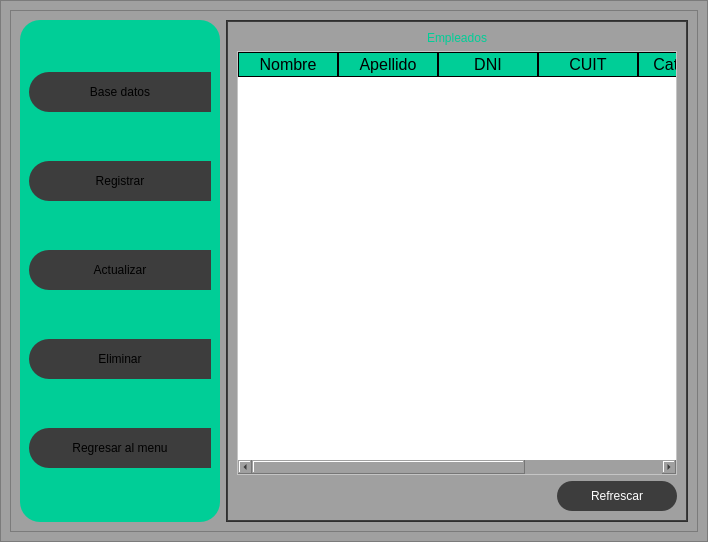
<?xml version="1.0" encoding="UTF-8"?>
<ui version="4.0">
 <class>MainWindow</class>
 <widget class="QMainWindow" name="MainWindow">
  <property name="geometry">
   <rect>
    <x>0</x>
    <y>0</y>
    <width>708</width>
    <height>542</height>
   </rect>
  </property>
  <property name="windowTitle">
   <string>MainWindow</string>
  </property>
  <widget class="QWidget" name="centralwidget">
   <layout class="QVBoxLayout" name="verticalLayout" stretch="1">
    <property name="spacing">
     <number>0</number>
    </property>
    <property name="leftMargin">
     <number>0</number>
    </property>
    <property name="topMargin">
     <number>0</number>
    </property>
    <property name="rightMargin">
     <number>0</number>
    </property>
    <property name="bottomMargin">
     <number>0</number>
    </property>
    <item>
     <widget class="QFrame" name="frame">
      <property name="styleSheet">
       <string notr="true">background-color: rgb(160, 160, 160);</string>
      </property>
      <property name="frameShape">
       <enum>QFrame::StyledPanel</enum>
      </property>
      <property name="frameShadow">
       <enum>QFrame::Raised</enum>
      </property>
      <layout class="QVBoxLayout" name="verticalLayout_2" stretch="8">
       <item>
        <widget class="QFrame" name="frame_contenido">
         <property name="frameShape">
          <enum>QFrame::StyledPanel</enum>
         </property>
         <property name="frameShadow">
          <enum>QFrame::Raised</enum>
         </property>
         <layout class="QHBoxLayout" name="horizontalLayout">
          <item>
           <widget class="QFrame" name="frame_control">
            <property name="minimumSize">
             <size>
              <width>200</width>
              <height>0</height>
             </size>
            </property>
            <property name="maximumSize">
             <size>
              <width>0</width>
              <height>16777215</height>
             </size>
            </property>
            <property name="styleSheet">
             <string notr="true">QFrame {
background-color: rgb(0, 206, 151);
border-radius: 20%;
}

QPushButton{
background-color: rgb(61, 61, 61);
border-top-left-radius: 20px;
border-bottom-left-radius: 20px;
color: rgb(0, 0, 0);
font: 77.10px &quot;Arial Black&quot;;
}

QPushButton:hover {
background-color: rgb(0, 0, 0);
border-top-left-radius: 20px;
border-bottom-left-radius: 20px;
color: rgb(255, 255, 255);
font: 77.10px &quot;Arial Black&quot;;
}
</string>
            </property>
            <property name="frameShape">
             <enum>QFrame::StyledPanel</enum>
            </property>
            <property name="frameShadow">
             <enum>QFrame::Raised</enum>
            </property>
            <layout class="QVBoxLayout" name="verticalLayout_3">
             <item>
              <widget class="QPushButton" name="bt_datos">
               <property name="minimumSize">
                <size>
                 <width>0</width>
                 <height>40</height>
                </size>
               </property>
               <property name="text">
                <string>Base datos</string>
               </property>
               <property name="icon">
                <iconset>
                 <normaloff>../../img/imgRegistroPersona/basa.png</normaloff>../../img/imgRegistroPersona/basa.png</iconset>
               </property>
               <property name="iconSize">
                <size>
                 <width>25</width>
                 <height>25</height>
                </size>
               </property>
              </widget>
             </item>
             <item>
              <widget class="QPushButton" name="bt_registrar">
               <property name="minimumSize">
                <size>
                 <width>0</width>
                 <height>40</height>
                </size>
               </property>
               <property name="text">
                <string>Registrar</string>
               </property>
               <property name="icon">
                <iconset>
                 <normaloff>../../img/imgRegistroPersona/registrar.png</normaloff>../../img/imgRegistroPersona/registrar.png</iconset>
               </property>
               <property name="iconSize">
                <size>
                 <width>25</width>
                 <height>25</height>
                </size>
               </property>
              </widget>
             </item>
             <item>
              <widget class="QPushButton" name="bt_actualizar">
               <property name="minimumSize">
                <size>
                 <width>0</width>
                 <height>40</height>
                </size>
               </property>
               <property name="text">
                <string>Actualizar</string>
               </property>
               <property name="icon">
                <iconset>
                 <normaloff>../../img/imgRegistroPersona/actualizar.png</normaloff>../../img/imgRegistroPersona/actualizar.png</iconset>
               </property>
               <property name="iconSize">
                <size>
                 <width>25</width>
                 <height>25</height>
                </size>
               </property>
              </widget>
             </item>
             <item>
              <widget class="QPushButton" name="bt_eliminar_2">
               <property name="minimumSize">
                <size>
                 <width>0</width>
                 <height>40</height>
                </size>
               </property>
               <property name="text">
                <string>Eliminar</string>
               </property>
               <property name="icon">
                <iconset>
                 <normaloff>../../img/imgRegistroPersona/basura (3).png</normaloff>../../img/imgRegistroPersona/basura (3).png</iconset>
               </property>
               <property name="iconSize">
                <size>
                 <width>25</width>
                 <height>25</height>
                </size>
               </property>
              </widget>
             </item>
             <item>
              <widget class="QPushButton" name="pushButton">
               <property name="minimumSize">
                <size>
                 <width>0</width>
                 <height>40</height>
                </size>
               </property>
               <property name="text">
                <string>  Regresar al menu  </string>
               </property>
               <property name="icon">
                <iconset>
                 <normaloff>../../img/imgRegistroPersona/regresar_menu.png</normaloff>../../img/imgRegistroPersona/regresar_menu.png</iconset>
               </property>
               <property name="iconSize">
                <size>
                 <width>25</width>
                 <height>25</height>
                </size>
               </property>
              </widget>
             </item>
            </layout>
           </widget>
          </item>
          <item>
           <widget class="QFrame" name="frame_paguina">
            <property name="styleSheet">
             <string notr="true">QFrame {
background-color: rgb(61, 61 , 61);
}

QLabel{
font: 87 12pt &quot;Arial Black&quot;;
background-color: #000000ff;
color: rgb(0, 206, 151);
border: 0px sold #14C8DC;
}

QLineEdit{
border: 0px;
color: rgb(255, 255, 255);
border-bottom: 2px solid rgb(61, 61, 61);
font: 75 12pt &quot;Times New Roman&quot;;
}

QPushButton{
background-color: rgb(61, 61, 61);
border-radius: 15px;
color: rgb(255, 255, 255);
font: 77 10pt &quot;Arial Black&quot;;
}

QPushButton:hover{
background-color: rgb(0, 206, 151);
border-radius: 15px;
color: rgb(0, 0, 0);
font: 77 10pt &quot;Arial Black&quot;;;
}

QTableWidget{
background-color: rgb(255, 255, 255);
color: rgb(0 , 0, 0);
gridline-color: rgb(0, 206, 151);
font-size: 12pt;
color: #000000;
}

QHeaderView::section{
background-color: rgb(0, 206, 151);
border: 1px solid rgb(0, 0, 0);
font-size:12pt;
}

QTableWidget QTableCornerButton::section {
background-color: rgb(0, 0, 0);
border: 1px solid rgb(0, 206, 151);
}</string>
            </property>
            <property name="frameShape">
             <enum>QFrame::StyledPanel</enum>
            </property>
            <property name="frameShadow">
             <enum>QFrame::Raised</enum>
            </property>
            <layout class="QVBoxLayout" name="verticalLayout_4">
             <property name="spacing">
              <number>0</number>
             </property>
             <property name="leftMargin">
              <number>1</number>
             </property>
             <property name="topMargin">
              <number>1</number>
             </property>
             <property name="rightMargin">
              <number>1</number>
             </property>
             <property name="bottomMargin">
              <number>1</number>
             </property>
             <item>
              <widget class="QStackedWidget" name="stackedWidget">
               <widget class="QWidget" name="page_base">
                <layout class="QVBoxLayout" name="verticalLayout_5">
                 <item>
                  <widget class="QLabel" name="label">
                   <property name="text">
                    <string>Empleados</string>
                   </property>
                   <property name="alignment">
                    <set>Qt::AlignCenter</set>
                   </property>
                  </widget>
                 </item>
                 <item>
                  <widget class="QTableWidget" name="tabla_productos">
                   <column>
                    <property name="text">
                     <string>Nombre</string>
                    </property>
                   </column>
                   <column>
                    <property name="text">
                     <string>Apellido</string>
                    </property>
                   </column>
                   <column>
                    <property name="text">
                     <string>DNI</string>
                    </property>
                   </column>
                   <column>
                    <property name="text">
                     <string>CUIT</string>
                    </property>
                   </column>
                   <column>
                    <property name="text">
                     <string>Categoria</string>
                    </property>
                   </column>
                   <column>
                    <property name="text">
                     <string>Sueldo</string>
                    </property>
                   </column>
                  </widget>
                 </item>
                 <item>
                  <layout class="QHBoxLayout" name="horizontalLayout_2">
                   <item>
                    <spacer name="horizontalSpacer">
                     <property name="orientation">
                      <enum>Qt::Horizontal</enum>
                     </property>
                     <property name="sizeHint" stdset="0">
                      <size>
                       <width>40</width>
                       <height>20</height>
                      </size>
                     </property>
                    </spacer>
                   </item>
                   <item>
                    <widget class="QPushButton" name="bt_refrescar">
                     <property name="minimumSize">
                      <size>
                       <width>120</width>
                       <height>30</height>
                      </size>
                     </property>
                     <property name="text">
                      <string>Refrescar</string>
                     </property>
                    </widget>
                   </item>
                  </layout>
                 </item>
                </layout>
               </widget>
               <widget class="QWidget" name="page_registro">
                <layout class="QVBoxLayout" name="verticalLayout_8">
                 <item>
                  <widget class="QLabel" name="label_8">
                   <property name="text">
                    <string>Ingreso de Información de Personal</string>
                   </property>
                   <property name="alignment">
                    <set>Qt::AlignCenter</set>
                   </property>
                  </widget>
                 </item>
                 <item>
                  <spacer name="verticalSpacer_2">
                   <property name="orientation">
                    <enum>Qt::Vertical</enum>
                   </property>
                   <property name="sizeHint" stdset="0">
                    <size>
                     <width>20</width>
                     <height>40</height>
                    </size>
                   </property>
                  </spacer>
                 </item>
                 <item>
                  <layout class="QHBoxLayout" name="horizontalLayout_3">
                   <item>
                    <layout class="QVBoxLayout" name="verticalLayout_6">
                     <property name="spacing">
                      <number>15</number>
                     </property>
                     <item>
                      <widget class="QLabel" name="label_2">
                       <property name="text">
                        <string>Nombre</string>
                       </property>
                      </widget>
                     </item>
                     <item>
                      <widget class="QLabel" name="label_3">
                       <property name="text">
                        <string>Apellido</string>
                       </property>
                      </widget>
                     </item>
                     <item>
                      <widget class="QLabel" name="label_4">
                       <property name="text">
                        <string>DNI</string>
                       </property>
                      </widget>
                     </item>
                     <item>
                      <widget class="QLabel" name="label_5">
                       <property name="text">
                        <string>CUIT</string>
                       </property>
                      </widget>
                     </item>
                     <item>
                      <widget class="QLabel" name="label_6">
                       <property name="text">
                        <string>Categoria</string>
                       </property>
                      </widget>
                     </item>
                     <item>
                      <widget class="QLabel" name="label_7">
                       <property name="text">
                        <string>Sueldo</string>
                       </property>
                      </widget>
                     </item>
                    </layout>
                   </item>
                   <item>
                    <layout class="QVBoxLayout" name="verticalLayout_7">
                     <property name="spacing">
                      <number>15</number>
                     </property>
                     <item>
                      <widget class="QLineEdit" name="reg_nombre"/>
                     </item>
                     <item>
                      <widget class="QLineEdit" name="reg_apellido"/>
                     </item>
                     <item>
                      <widget class="QLineEdit" name="reg_dni"/>
                     </item>
                     <item>
                      <widget class="QLineEdit" name="reg_cuit"/>
                     </item>
                     <item>
                      <widget class="QLineEdit" name="reg_categoria"/>
                     </item>
                     <item>
                      <widget class="QLineEdit" name="reg_sueldo"/>
                     </item>
                    </layout>
                   </item>
                   <item>
                    <spacer name="horizontalSpacer_3">
                     <property name="orientation">
                      <enum>Qt::Horizontal</enum>
                     </property>
                     <property name="sizeHint" stdset="0">
                      <size>
                       <width>40</width>
                       <height>20</height>
                      </size>
                     </property>
                    </spacer>
                   </item>
                  </layout>
                 </item>
                 <item>
                  <spacer name="verticalSpacer">
                   <property name="orientation">
                    <enum>Qt::Vertical</enum>
                   </property>
                   <property name="sizeHint" stdset="0">
                    <size>
                     <width>20</width>
                     <height>40</height>
                    </size>
                   </property>
                  </spacer>
                 </item>
                 <item>
                  <layout class="QHBoxLayout" name="horizontalLayout_4">
                   <item>
                    <widget class="QLabel" name="signal_agregar">
                     <property name="minimumSize">
                      <size>
                       <width>200</width>
                       <height>30</height>
                      </size>
                     </property>
                     <property name="text">
                      <string/>
                     </property>
                     <property name="alignment">
                      <set>Qt::AlignCenter</set>
                     </property>
                    </widget>
                   </item>
                   <item>
                    <spacer name="horizontalSpacer_2">
                     <property name="orientation">
                      <enum>Qt::Horizontal</enum>
                     </property>
                     <property name="sizeHint" stdset="0">
                      <size>
                       <width>40</width>
                       <height>20</height>
                      </size>
                     </property>
                    </spacer>
                   </item>
                   <item>
                    <widget class="QPushButton" name="bt_agregar">
                     <property name="minimumSize">
                      <size>
                       <width>120</width>
                       <height>30</height>
                      </size>
                     </property>
                     <property name="text">
                      <string>  Guardar  </string>
                     </property>
                    </widget>
                   </item>
                  </layout>
                 </item>
                </layout>
               </widget>
               <widget class="QWidget" name="page_actualizar">
                <layout class="QVBoxLayout" name="verticalLayout_11">
                 <item>
                  <widget class="QLabel" name="label_18">
                   <property name="text">
                    <string>Actualización de datos</string>
                   </property>
                   <property name="alignment">
                    <set>Qt::AlignCenter</set>
                   </property>
                  </widget>
                 </item>
                 <item>
                  <layout class="QHBoxLayout" name="horizontalLayout_7">
                   <item>
                    <widget class="QLabel" name="label_10">
                     <property name="text">
                      <string>DNI del Trabajador</string>
                     </property>
                    </widget>
                   </item>
                   <item>
                    <widget class="QLineEdit" name="act_buscar"/>
                   </item>
                   <item>
                    <widget class="QPushButton" name="bt_actualizar_buscar">
                     <property name="minimumSize">
                      <size>
                       <width>120</width>
                       <height>30</height>
                      </size>
                     </property>
                     <property name="text">
                      <string>  Buscar  </string>
                     </property>
                    </widget>
                   </item>
                  </layout>
                 </item>
                 <item>
                  <spacer name="verticalSpacer_4">
                   <property name="orientation">
                    <enum>Qt::Vertical</enum>
                   </property>
                   <property name="sizeHint" stdset="0">
                    <size>
                     <width>20</width>
                     <height>40</height>
                    </size>
                   </property>
                  </spacer>
                 </item>
                 <item>
                  <layout class="QHBoxLayout" name="horizontalLayout_5">
                   <item>
                    <layout class="QVBoxLayout" name="verticalLayout_10">
                     <item>
                      <widget class="QLabel" name="label_11">
                       <property name="text">
                        <string>Nombre</string>
                       </property>
                      </widget>
                     </item>
                     <item>
                      <widget class="QLabel" name="label_12">
                       <property name="text">
                        <string>Apellido</string>
                       </property>
                      </widget>
                     </item>
                     <item>
                      <widget class="QLabel" name="label_13">
                       <property name="text">
                        <string>DNI</string>
                       </property>
                      </widget>
                     </item>
                     <item>
                      <widget class="QLabel" name="label_14">
                       <property name="text">
                        <string>CUIT</string>
                       </property>
                      </widget>
                     </item>
                     <item>
                      <widget class="QLabel" name="label_15">
                       <property name="text">
                        <string>Categoria</string>
                       </property>
                      </widget>
                     </item>
                     <item>
                      <widget class="QLabel" name="label_16">
                       <property name="text">
                        <string>Sueldo</string>
                       </property>
                      </widget>
                     </item>
                    </layout>
                   </item>
                   <item>
                    <layout class="QVBoxLayout" name="verticalLayout_9">
                     <item>
                      <widget class="QLineEdit" name="act_nombre"/>
                     </item>
                     <item>
                      <widget class="QLineEdit" name="act_apellido"/>
                     </item>
                     <item>
                      <widget class="QLineEdit" name="act_dni"/>
                     </item>
                     <item>
                      <widget class="QLineEdit" name="act_cuit"/>
                     </item>
                     <item>
                      <widget class="QLineEdit" name="act_categoria"/>
                     </item>
                     <item>
                      <widget class="QLineEdit" name="act_sueldo"/>
                     </item>
                    </layout>
                   </item>
                   <item>
                    <spacer name="horizontalSpacer_5">
                     <property name="orientation">
                      <enum>Qt::Horizontal</enum>
                     </property>
                     <property name="sizeHint" stdset="0">
                      <size>
                       <width>40</width>
                       <height>20</height>
                      </size>
                     </property>
                    </spacer>
                   </item>
                  </layout>
                 </item>
                 <item>
                  <spacer name="verticalSpacer_3">
                   <property name="orientation">
                    <enum>Qt::Vertical</enum>
                   </property>
                   <property name="sizeHint" stdset="0">
                    <size>
                     <width>20</width>
                     <height>40</height>
                    </size>
                   </property>
                  </spacer>
                 </item>
                 <item>
                  <layout class="QHBoxLayout" name="horizontalLayout_6">
                   <item>
                    <widget class="QLabel" name="signal_actualizar">
                     <property name="minimumSize">
                      <size>
                       <width>120</width>
                       <height>30</height>
                      </size>
                     </property>
                     <property name="text">
                      <string/>
                     </property>
                    </widget>
                   </item>
                   <item>
                    <spacer name="horizontalSpacer_4">
                     <property name="orientation">
                      <enum>Qt::Horizontal</enum>
                     </property>
                     <property name="sizeHint" stdset="0">
                      <size>
                       <width>40</width>
                       <height>20</height>
                      </size>
                     </property>
                    </spacer>
                   </item>
                   <item>
                    <widget class="QPushButton" name="bt_actualizar_tabla">
                     <property name="minimumSize">
                      <size>
                       <width>120</width>
                       <height>30</height>
                      </size>
                     </property>
                     <property name="text">
                      <string>  Actualizar  </string>
                     </property>
                    </widget>
                   </item>
                  </layout>
                 </item>
                </layout>
               </widget>
               <widget class="QWidget" name="page_eliminar">
                <layout class="QVBoxLayout" name="verticalLayout_12">
                 <item>
                  <widget class="QLabel" name="label_19">
                   <property name="text">
                    <string>Eliminar Usuario</string>
                   </property>
                   <property name="alignment">
                    <set>Qt::AlignCenter</set>
                   </property>
                  </widget>
                 </item>
                 <item>
                  <layout class="QHBoxLayout" name="horizontalLayout_8">
                   <item>
                    <widget class="QLabel" name="label_20">
                     <property name="text">
                      <string>DNI del Trabajador:</string>
                     </property>
                    </widget>
                   </item>
                   <item>
                    <widget class="QLineEdit" name="eliminar_buscar"/>
                   </item>
                   <item>
                    <widget class="QPushButton" name="bt_buscar_borrar">
                     <property name="minimumSize">
                      <size>
                       <width>120</width>
                       <height>30</height>
                      </size>
                     </property>
                     <property name="text">
                      <string>  Buscar  </string>
                     </property>
                    </widget>
                   </item>
                  </layout>
                 </item>
                 <item>
                  <widget class="QTableWidget" name="tabla_eliminar">
                   <column>
                    <property name="text">
                     <string>Nombre</string>
                    </property>
                   </column>
                   <column>
                    <property name="text">
                     <string>Apellido</string>
                    </property>
                   </column>
                   <column>
                    <property name="text">
                     <string>DNI</string>
                    </property>
                   </column>
                   <column>
                    <property name="text">
                     <string>CUIT</string>
                    </property>
                   </column>
                   <column>
                    <property name="text">
                     <string>Categoria</string>
                    </property>
                   </column>
                   <column>
                    <property name="text">
                     <string>Sueldo</string>
                    </property>
                   </column>
                  </widget>
                 </item>
                 <item>
                  <layout class="QHBoxLayout" name="horizontalLayout_9">
                   <item>
                    <widget class="QLabel" name="signal_eliminar">
                     <property name="minimumSize">
                      <size>
                       <width>200</width>
                       <height>30</height>
                      </size>
                     </property>
                     <property name="text">
                      <string/>
                     </property>
                    </widget>
                   </item>
                   <item>
                    <spacer name="horizontalSpacer_6">
                     <property name="orientation">
                      <enum>Qt::Horizontal</enum>
                     </property>
                     <property name="sizeHint" stdset="0">
                      <size>
                       <width>40</width>
                       <height>20</height>
                      </size>
                     </property>
                    </spacer>
                   </item>
                   <item>
                    <widget class="QPushButton" name="bt_eliminar">
                     <property name="minimumSize">
                      <size>
                       <width>120</width>
                       <height>30</height>
                      </size>
                     </property>
                     <property name="text">
                      <string>  Eliminar  </string>
                     </property>
                    </widget>
                   </item>
                  </layout>
                 </item>
                </layout>
               </widget>
               <widget class="QWidget" name="page_editar"/>
              </widget>
             </item>
            </layout>
           </widget>
          </item>
         </layout>
        </widget>
       </item>
      </layout>
     </widget>
    </item>
   </layout>
  </widget>
 </widget>
 <resources/>
 <connections/>
</ui>
